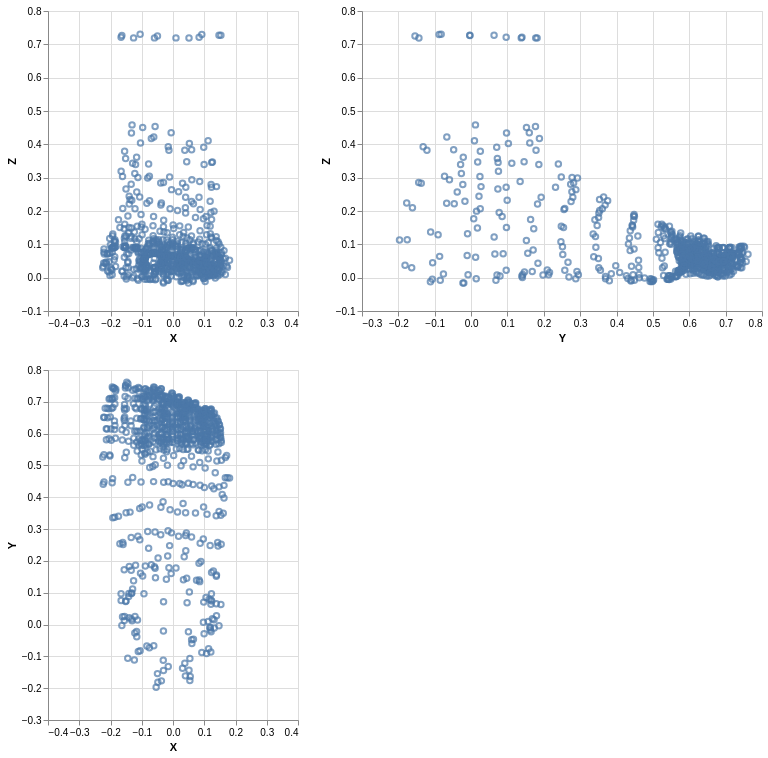

Here is the notebook cell this chart was saved with:
### Code cell
vertex_point = (xz_point | yz_point) & xy_point
vertex_point

### Figure 1 — Vega specification as saved in the notebook (floating-point values rounded to 4 significant figures; data arrays with more than 128 entries replaced by an {"elided": "..."} marker saying what was removed)
{"$schema": "https://vega.github.io/schema/vega/v5.json", "data": [{"name": "source_0"}, {"name": "data_0", "values": {"elided": "800 records"}}, {"name": "data_1", "values": {"elided": "800 records"}}, {"name": "data_2", "values": {"elided": "800 records"}}], "signals": [{"name": "concat_0_height", "value": 300}, {"name": "concat_0_concat_0_width", "value": 250}, {"name": "concat_0_concat_1_width", "value": 400}, {"name": "concat_1_width", "value": 250}, {"name": "concat_1_height", "value": 350}], "marks": [{"type": "group", "name": "concat_0_group", "marks": [{"type": "group", "name": "concat_0_concat_0_group", "encode": {"update": {"width": {"signal": "concat_0_concat_0_width"}, "height": {"signal": "concat_0_height"}}}, "marks": [{"type": "symbol", "name": "concat_0_concat_0_marks", "from": {"data": "data_0"}, "encode": {"update": {"stroke": {"value": "#4c78a8"}, "x": {"field": "X", "scale": "concat_0_concat_0_x"}, "y": {"field": "Z", "scale": "concat_0_concat_0_y"}, "opacity": {"value": 0.7}, "fill": {"value": "transparent"}}}, "style": ["point"]}], "axes": [{"scale": "concat_0_concat_0_x", "domain": false, "aria": false, "ticks": false, "gridScale": "concat_0_concat_0_y", "zindex": 0, "grid": true, "labels": false, "maxExtent": 0, "minExtent": 0, "tickCount": {"signal": "ceil(concat_0_concat_0_width/40)"}, "orient": "bottom"}, {"scale": "concat_0_concat_0_y", "domain": false, "minExtent": 0, "grid": true, "zindex": 0, "tickCount": {"signal": "ceil(concat_0_height/40)"}, "maxExtent": 0, "gridScale": "concat_0_concat_0_x", "orient": "left", "ticks": false, "labels": false, "aria": false}, {"scale": "concat_0_concat_0_x", "orient": "bottom", "grid": false, "labelFlush": true, "labelOverlap": true, "title": "X", "zindex": 0, "tickCount": {"signal": "ceil(concat_0_concat_0_width/40)"}}, {"scale": "concat_0_concat_0_y", "zindex": 0, "orient": "left", "title": "Z", "labelOverlap": true, "grid": false, "tickCount": {"signal": "ceil(concat_0_height/40)"}}], "style": "cell"}, {"type": "group", "name": "concat_0_concat_1_group", "encode": {"update": {"height": {"signal": "concat_0_height"}, "width": {"signal": "concat_0_concat_1_width"}}}, "marks": [{"type": "symbol", "name": "concat_0_concat_1_marks", "from": {"data": "data_1"}, "encode": {"update": {"x": {"field": "Y", "scale": "concat_0_concat_1_x"}, "opacity": {"value": 0.7}, "y": {"field": "Z", "scale": "concat_0_concat_1_y"}, "fill": {"value": "transparent"}, "stroke": {"value": "#4c78a8"}}}, "style": ["point"]}], "axes": [{"scale": "concat_0_concat_1_x", "zindex": 0, "grid": true, "tickCount": {"signal": "ceil(concat_0_concat_1_width/40)"}, "maxExtent": 0, "domain": false, "aria": false, "ticks": false, "minExtent": 0, "orient": "bottom", "labels": false, "gridScale": "concat_0_concat_1_y"}, {"scale": "concat_0_concat_1_y", "grid": true, "maxExtent": 0, "tickCount": {"signal": "ceil(concat_0_height/40)"}, "orient": "left", "labels": false, "gridScale": "concat_0_concat_1_x", "aria": false, "ticks": false, "zindex": 0, "minExtent": 0, "domain": false}, {"scale": "concat_0_concat_1_x", "zindex": 0, "tickCount": {"signal": "ceil(concat_0_concat_1_width/40)"}, "labelFlush": true, "title": "Y", "labelOverlap": true, "orient": "bottom", "grid": false}, {"scale": "concat_0_concat_1_y", "grid": false, "title": "Z", "labelOverlap": true, "zindex": 0, "orient": "left", "tickCount": {"signal": "ceil(concat_0_height/40)"}}], "style": "cell"}], "layout": {"padding": 20, "bounds": "full", "align": "each"}}, {"type": "group", "name": "concat_1_group", "encode": {"update": {"height": {"signal": "concat_1_height"}, "width": {"signal": "concat_1_width"}}}, "marks": [{"type": "symbol", "name": "concat_1_marks", "from": {"data": "data_2"}, "encode": {"update": {"stroke": {"value": "#4c78a8"}, "opacity": {"value": 0.7}, "fill": {"value": "transparent"}, "x": {"field": "X", "scale": "concat_1_x"}, "y": {"field": "Y", "scale": "concat_1_y"}}}, "style": ["point"]}], "axes": [{"scale": "concat_1_x", "labels": false, "grid": true, "orient": "bottom", "domain": false, "ticks": false, "maxExtent": 0, "gridScale": "concat_1_y", "tickCount": {"signal": "ceil(concat_1_width/40)"}, "minExtent": 0, "aria": false, "zindex": 0}, {"scale": "concat_1_y", "domain": false, "gridScale": "concat_1_x", "maxExtent": 0, "minExtent": 0, "ticks": false, "labels": false, "grid": true, "aria": false, "orient": "left", "zindex": 0, "tickCount": {"signal": "ceil(concat_1_height/40)"}}, {"scale": "concat_1_x", "grid": false, "labelFlush": true, "labelOverlap": true, "tickCount": {"signal": "ceil(concat_1_width/40)"}, "orient": "bottom", "title": "X", "zindex": 0}, {"scale": "concat_1_y", "grid": false, "orient": "left", "labelOverlap": true, "tickCount": {"signal": "ceil(concat_1_height/40)"}, "zindex": 0, "title": "Y"}], "style": "cell"}], "scales": [{"name": "concat_0_concat_0_x", "type": "linear", "domain": [-0.4, 0.4], "range": [0, {"signal": "concat_0_concat_0_width"}], "zero": true}, {"name": "concat_0_concat_0_y", "type": "linear", "domain": [-0.1, 0.8], "range": [{"signal": "concat_0_height"}, 0], "zero": true}, {"name": "concat_0_concat_1_x", "type": "linear", "domain": [-0.3, 0.8], "range": [0, {"signal": "concat_0_concat_1_width"}], "zero": true}, {"name": "concat_0_concat_1_y", "type": "linear", "domain": [-0.1, 0.8], "range": [{"signal": "concat_0_height"}, 0], "zero": true}, {"name": "concat_1_x", "type": "linear", "domain": [-0.4, 0.4], "range": [0, {"signal": "concat_1_width"}], "zero": true}, {"name": "concat_1_y", "type": "linear", "domain": [-0.3, 0.8], "range": [{"signal": "concat_1_height"}, 0], "zero": true}], "padding": 5, "layout": {"padding": 20, "columns": 1, "bounds": "full", "align": "each"}, "background": "white"}
